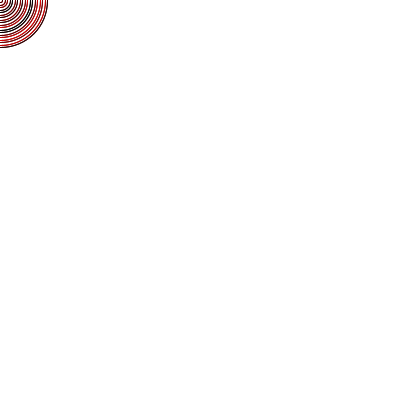
Frame 1 (no input)
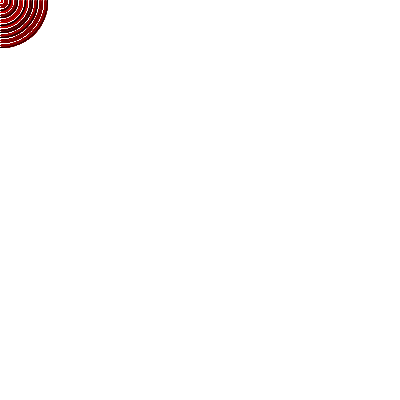
Frame 60 (the mouse pressed at the canvas centre just before this capture)
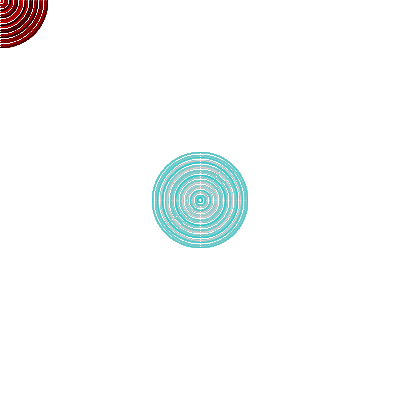
Frame 120 (the mouse held since frame 60 and released just before this capture)

The Processing sketch that drew these frames (run headless with seeded random() and noise(); from frame 60 on, the mouse is pressed at the canvas centre):

// Processing sketch: processing_66755
// ── processing_66755.pde

void setup() {
size(400,400);
smooth();
background(255); 
noFill(); 
}

void draw(){
// myNorma(200,50);
// myNorma(300,60);
// myNorma(400,70);
  //loop code
  for(int i=0; i<100; i+=5){    //i will add itself   
  myNorma(i); 
  myNorma2(i);

  }
}
void myNorma(int diameter){     //state number on int 
 stroke(random(255),mouseX,mouseY);
  ellipse(mouseX,mouseY,diameter,diameter); }//x,y, d, d diameter 
  
void myNorma2(int diameter){
  stroke(random(255),mouseX, mouseY);
  ellipse(mouseX,mouseY,diameter,diameter);  }
  
